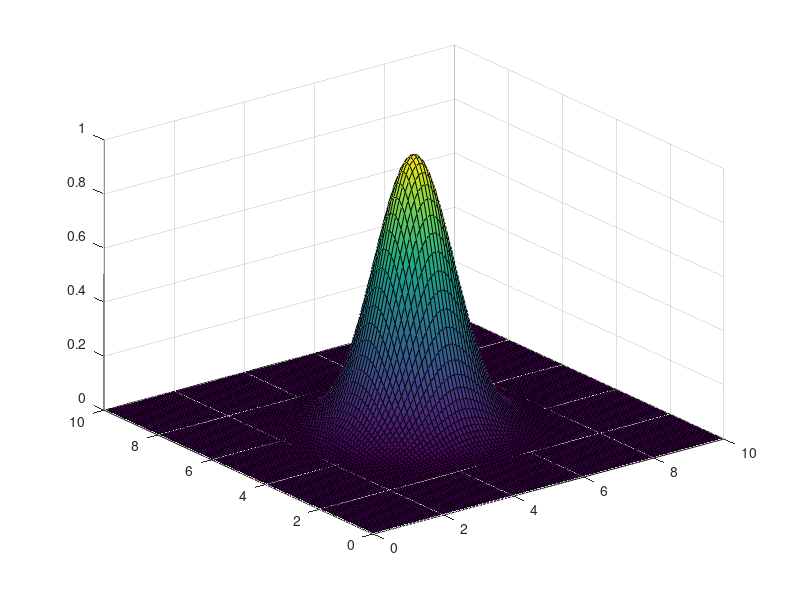

The MATLAB source for this figure: (Note: this script raises an error after producing the figure.)
XMin = -10;
XMax = 10;
YMin = -10;
YMax = 10;

%% Radial basis function
disp('2D case:');
t=-0:0.1:10;
% variance
sigma=0.8; 
esp=1/(2*(sigma)^2);
center=5;
F=exp(-(t-center).^2*esp.^2);
plot(t,F);
pause();
%% 3D function RBF
[X,Y] = meshgrid(0:.1:10);
Xc1=center*ones(101,202);
Yc1=center*ones(101,202);
Z = exp(-((X-Xc1(:,1:101)).^2+(Y-Yc1(:,102:202)).^2)*esp.^2);

% sigma1=.8; 
% esp1=1/(2*(sigma1)^2);
% center1=8;
% Xc2=center1*ones(101,202);
% Yc2=center*ones(101,202);
% Z = Z + exp(-((X-Xc2(:,1:101)).^2+(Y-Yc2(:,102:202)).^2)*esp1.^2);
surf(X,Y,Z)
pause();
%% Random Radial Basis functions in space 
N = 3 % number of random functions
stepMesh = 0.1;
Z = zeros((XMax-Xmin)/stepMesh+1,(XMax-Xmin)/stepMesh+1);
[X,Y] = meshgrid(XMin:stepMesh:XMax);
% random variance in [a;b] = [0.3;1.5]
variances = 0.3 + (1.5-0.3).*rand(N,1);
% random amplitude [0.1;1]
amplitudes = 0.1 + (1-0.1).*rand(N,1);
% Random Xcenters in [-xMin;xMax]
Xcenters = XMin+ (XMax-XMin).*rand(N,1);
Ycenters = YMin+ (YMax-YMin).*rand(N,1);

esp=zeros(N,1);
esp=1./(2*(variances).^2);
for i=1:1:N
    disp('step:')
    disp(i)
    Xci=Xcenters(i,1)*ones((XMax-Xmin)/stepMesh+1,((XMax-Xmin)/stepMesh+1)*2);
    Yci=Ycenters(i,1)*ones((YMax-YMin)/stepMesh+1,((YMax-YMin)/stepMesh+1)*2);
    disp('Radial Basis Function: [amplitude,variance,center]');
    disp(amplitudes(i,1))
    disp(variances(i,1))
    disp(Xcenters(i,1))
    disp(Ycenters(i,1))
    Z = Z + 1*exp(-((X-Xci(:,1:((XMax-Xmin)/stepMesh+1))).^2+(Y-Yci(:,((XMax-Xmin)/stepMesh+2):((YMax-YMin)/stepMesh+1)*2)).^2)*esp(i,1).^2);
end
surf(X,Y,Z)

pause();
%% Random Radial Basis functions in space 
N = 10 % number of random functions
stepMesh = 0.1;
Z = zeros((XMax-Xmin)/stepMesh+1,(XMax-Xmin)/stepMesh+1);
[X,Y] = meshgrid(XMin:stepMesh:XMax);
% random variance in [a;b] = [0.3;1.5]
variances = 0.3 + (1.5-0.3).*rand(N,1);
% random amplitude [0.1;1]
amplitudes = 0.1 + (1-0.1).*rand(N,1);
% Random Xcenters in [-xMin;xMax]
Xcenters = XMin+ (XMax-XMin).*rand(N,1);
Ycenters = YMin+ (YMax-YMin).*rand(N,1);

esp=zeros(N,1);
esp=1./(2*(variances).^2);
for i=1:1:N
    disp('step:')
    disp(i)
    Xci=Xcenters(i,1)*ones((XMax-Xmin)/stepMesh+1,((XMax-Xmin)/stepMesh+1)*2);
    Yci=Ycenters(i,1)*ones((YMax-YMin)/stepMesh+1,((YMax-YMin)/stepMesh+1)*2);
    disp('Radial Basis Function: [amplitude,variance,center]');
    disp(amplitudes(i,1))
    disp(variances(i,1))
    disp(Xcenters(i,1))
    disp(Ycenters(i,1))
    Z = Z + 1*exp(-((X-Xci(:,1:((XMax-Xmin)/stepMesh+1))).^2+(Y-Yci(:,((XMax-Xmin)/stepMesh+2):((YMax-YMin)/stepMesh+1)*2)).^2)*esp(i,1).^2);
end
surf(X,Y,Z)

pause();
%% Random Radial Basis functions in space 
N = 500 % number of random functions
stepMesh = 0.1;
Z = zeros((XMax-Xmin)/stepMesh+1,(XMax-Xmin)/stepMesh+1);
[X,Y] = meshgrid(XMin:stepMesh:XMax);
% random variance in [a;b] = [0.3;1.5]
variances = 0.3 + (1.5-0.3).*rand(N,1);
% random amplitude [0.1;1]
amplitudes = 0.1 + (1-0.1).*rand(N,1);
% Random Xcenters in [-xMin;xMax]
Xcenters = XMin+ (XMax-XMin).*rand(N,1);
Ycenters = YMin+ (YMax-YMin).*rand(N,1);

esp=zeros(N,1);
esp=1./(2*(variances).^2);
for i=1:1:N
    disp('step:')
    disp(i)
    Xci=Xcenters(i,1)*ones((XMax-Xmin)/stepMesh+1,((XMax-Xmin)/stepMesh+1)*2);
    Yci=Ycenters(i,1)*ones((YMax-YMin)/stepMesh+1,((YMax-YMin)/stepMesh+1)*2);
    disp('Radial Basis Function: [amplitude,variance,center]');
    disp(amplitudes(i,1))
    disp(variances(i,1))
    disp(Xcenters(i,1))
    disp(Ycenters(i,1))
    Z = Z + 1*exp(-((X-Xci(:,1:((XMax-Xmin)/stepMesh+1))).^2+(Y-Yci(:,((XMax-Xmin)/stepMesh+2):((YMax-YMin)/stepMesh+1)*2)).^2)*esp(i,1).^2);
end
surf(X,Y,Z)

%% Plane in 3D space
[X,Y] = meshgrid(95:0.1:105);
a=0.1;
b=0.2;
c=1;
d=0;
Z=(-a * X - b * Y)/c;
surf(X,Y,Z)
shading flat
xlabel('x')
ylabel('y')
zlabel('z')

%% TEst
fig = figure;
[X,Y] = meshgrid(-8:.5:8);
R = sqrt(X.^2 + Y.^2) + eps;
Z = sin(R)./R;
surf(Z)
p = fig2plotly(fig);
